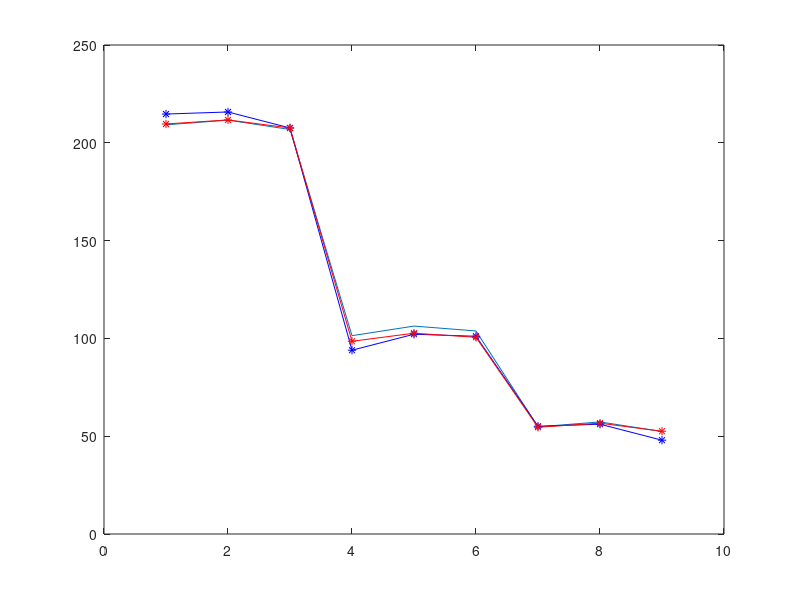
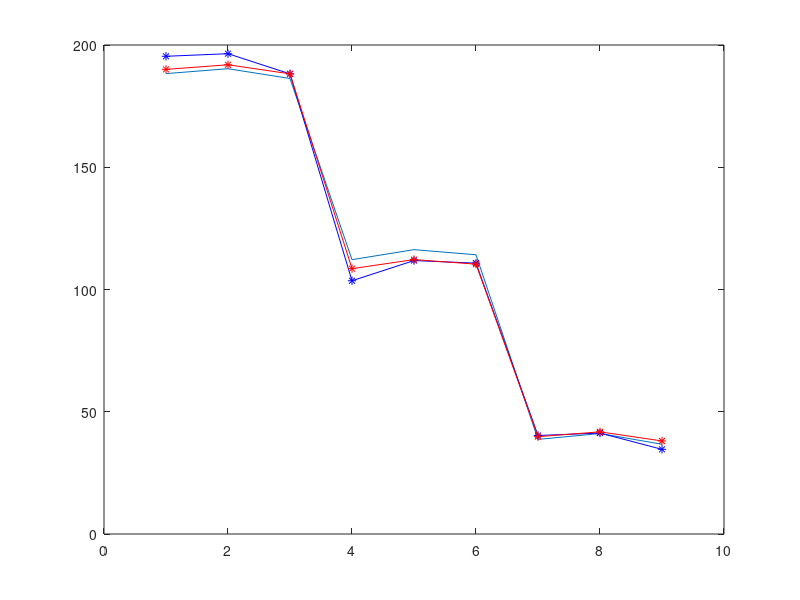
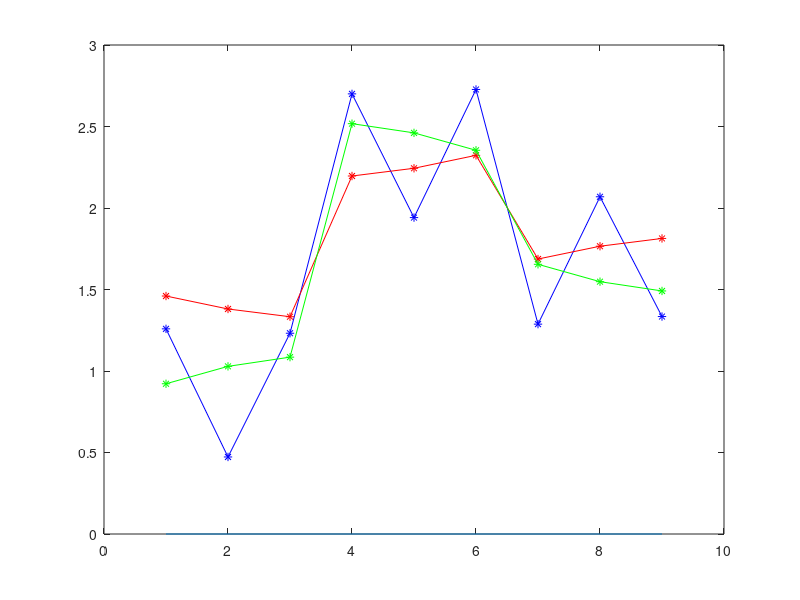

Source code (MATLAB) for these figures, in order:
clear all
close all
clc
%%
au = [209.2 211.6 206.8 101.4 106.3 103.8 54.8 57.3 52.4];
bu = [214.7046  215.7602  207.5777   93.9565  102.1390  101.0833   55.0833   56.1390   47.9565];
cu = [209.6217  211.6960  207.5777   98.5300  102.6483  100.5740   54.5740   56.6483   52.5300];

% plot(au-au)
% hold on
% plot(abs(au-bu),'*-b')
% plot(abs(au-cu),'*-r')
plot(au)
hold on
plot(bu,'*-b')
plot(cu,'*-r')
%%
al = [188.3 190.3 186.3 112.2 116.3 114.2 38.7 41.1 36.7];
bl = [195.3838  196.4441  188.1853  103.5787  111.8375  110.7772   40.2834   41.2850   34.6280];
cl = [190.0358  191.9115  188.2001  108.5264  112.2378  110.3621   39.8201   41.7809   38.0536];
figure
% plot(al-al)
% hold on
% plot(abs(al-bl),'*-b')
% plot(abs(al-cl),'*-r')
plot(al)
hold on
plot(bl,'*-b')
plot(cl,'*-r')
%% 
ralit = [202.1 202.1 202.1 107.3 107.3 107.3 46.4 46.4 46.4];
ra1000 = [200.8414  201.6274  200.8683  104.5998  105.3589  104.5728   47.6875   48.4689   47.7341];
ra10000 = [200.6400  200.7195  200.7670  105.1037  105.0563  104.9768   48.0870   48.1655   48.2133];
ra20000 = [201.1783  201.0715  201.0150  104.7826  104.8391  104.9459   48.0546   47.9480   47.8911];
figure
plot(ralit-ralit)
hold on
plot(abs(ralit-ra1000),'*-b')
plot(abs(ralit-ra10000),'*-r')
plot(abs(ralit-ra20000),'*-g')